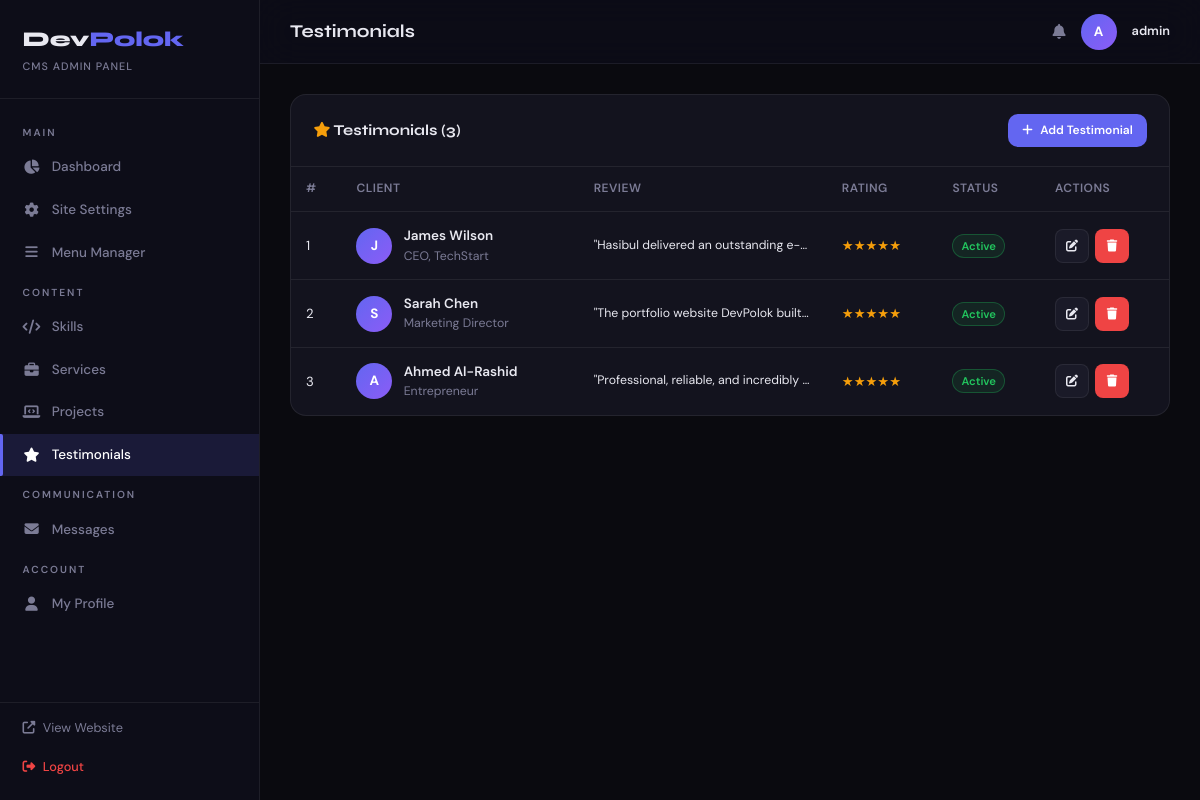
The app's page /devpolok/admin/testimonials.php (signed in) with its own data.
### tables this page shows
CREATE TABLE IF NOT EXISTS testimonials (
    id INT AUTO_INCREMENT PRIMARY KEY,
    client_name VARCHAR(150) NOT NULL,
    client_role VARCHAR(150),
    client_country VARCHAR(100),
    client_image VARCHAR(255),
    review TEXT NOT NULL,
    rating INT DEFAULT 5,
    is_active TINYINT(1) DEFAULT 1,
    sort_order INT DEFAULT 0,
    created_at TIMESTAMP DEFAULT CURRENT_TIMESTAMP
);

### devpolok/config.php (called while the page is built, shortened)
<?php
function sanitize($input) {
    return htmlspecialchars(trim($input), ENT_QUOTES, 'UTF-8');
}

### devpolok/admin/testimonials.php (the view, shortened to what this page needs)
<?php
require_once 'includes/header.php';
$pdo = getDB();
$testimonials = $pdo->query("SELECT * FROM testimonials ORDER BY sort_order ASC")->fetchAll();
$action = $_GET['action'] ?? 'list';
$editData = null;
?>
<?php if ($action === 'add' || $action === 'edit'): ?>
<div class="card">
    <div class="card-header">
        <span class="card-title"><?= $action==='edit'?'Edit Testimonial':'Add Testimonial' ?></span>
        <a href="testimonials.php" class="btn btn-sm btn-secondary"><i class="fas fa-arrow-left"></i> Back</a>
    </div>
    <div class="card-body">
        <form method="POST" enctype="multipart/form-data">
            <input type="hidden" name="action" value="save">
            <input type="hidden" name="id" value="<?= $editData['id'] ?? 0 ?>">
            <input type="hidden" name="current_image" value="<?= sanitize($editData['client_image'] ?? '') ?>">
            <div class="form-row">
                <div class="form-group">
                    <label class="form-label">Client Name *</label>
                    <input type="text" name="client_name" class="form-input" value="<?= sanitize($editData['client_name'] ?? '') ?>" required>
                </div>
                <div class="form-group">
                    <label class="form-label">Role / Title</label>
                    <input type="text" name="client_role" class="form-input" value="<?= sanitize($editData['client_role'] ?? '') ?>" placeholder="CEO, Marketing Director...">
                </div>
            </div>
            <div class="form-row">
                <div class="form-group">
                    <label class="form-label">Country</label>
                    <input type="text" name="client_country" class="form-input" value="<?= sanitize($editData['client_country'] ?? '') ?>">
                </div>
                <div class="form-group">
                    <label class="form-label">Rating (1-5)</label>
                    <select name="rating" class="form-select">
                        <?php for ($r=5;$r>=1;$r--): ?>
                        <option value="<?= $r ?>" <?= ($editData['rating']??5)==$r?'selected':'' ?>><?= $r ?> Star<?= $r>1?'s':'' ?> <?= str_repeat('⭐',$r) ?></option>
                        <?php endfor; ?>
                    </select>
                </div>
            </div>
            <div class="form-group">
                <label class="form-label">Review *</label>
                <textarea name="review" class="form-textarea" rows="5" required><?= sanitize($editData['review'] ?? '') ?></textarea>
            </div>
            <div class="form-group">
                <label class="form-label">Client Photo</label>
                <?php if (!empty($editData['client_image'])): ?>
                <div><img src="<?= UPLOAD_URL.sanitize($editData['client_image']) ?>" style="width:60px;height:60px;border-radius:50%;object-fit:cover;margin-bottom:0.5rem"></div>
                <?php endif; ?>
                <input type="file" name="client_image" class="form-input img-file-input" data-preview="preview-testi" accept="image/*">
                <img id="preview-testi" class="img-preview" style="width:60px;height:60px;border-radius:50%;margin-top:0.5rem">
            </div>
            <div class="form-row">
                <div class="form-group">
                    <label class="form-label">Sort Order</label>
                    <input type="number" name="sort_order" class="form-input" value="<?= $editData['sort_order'] ?? 0 ?>">
                </div>
            </div>
            <label class="toggle-switch" style="margin-bottom:1.5rem">
                <input type="checkbox" name="is_active" <?= ($editData['is_active']??1)?'checked':'' ?>>
                <span class="toggle-slider"></span>
                <span class="toggle-label">Active</span>
            </label>
            <div style="display:flex;gap:0.75rem;margin-top:1rem">
                <button type="submit" class="btn btn-primary"><i class="fas fa-save"></i> Save</button>
                <a href="testimonials.php" class="btn btn-secondary">Cancel</a>
            </div>
        </form>
    </div>
</div>
<?php else: ?>
<div class="card">
    <div class="card-header">
        <span class="card-title"><i class="fas fa-star" style="color:var(--accent)"></i> Testimonials (<?= count($testimonials) ?>)</span>
        <a href="testimonials.php?action=add" class="btn btn-sm btn-primary"><i class="fas fa-plus"></i> Add Testimonial</a>
    </div>
    <div class="table-wrap">
        <table>
            <thead><tr><th>#</th><th>Client</th><th>Review</th><th>Rating</th><th>Status</th><th>Actions</th></tr></thead>
            <tbody>
                <?php foreach ($testimonials as $i => $t): ?>
                <tr>
                    <td><?= $i+1 ?></td>
                    <td>
                        <div style="display:flex;align-items:center;gap:0.75rem">
                            <?php if ($t['client_image']): ?>
                            <img src="<?= UPLOAD_URL.sanitize($t['client_image']) ?>" style="width:36px;height:36px;border-radius:50%;object-fit:cover">
                            <?php else: ?>
                            <div style="width:36px;height:36px;border-radius:50%;background:linear-gradient(135deg,var(--primary),#8b5cf6);display:flex;align-items:center;justify-content:center;color:white;font-weight:700;font-size:0.9rem"><?= strtoupper(substr($t['client_name'],0,1)) ?></div>
                            <?php endif; ?>
                            <div>
                                <div style="font-weight:600;font-size:0.9rem"><?= sanitize($t['client_name']) ?></div>
                                <div class="text-muted text-sm"><?= sanitize($t['client_role']) ?></div>
                            </div>
                        </div>
                    </td>
                    <td class="truncate text-sm">"<?= sanitize(substr($t['review'],0,80)) ?>..."</td>
                    <td style="color:var(--accent)"><?= str_repeat('★', $t['rating']) ?></td>
                    <td><?= $t['is_active']?'<span class="badge-active">Active</span>':'<span class="badge-inactive">Hidden</span>' ?></td>
                    <td>
                        <div class="td-actions">
                            <a href="testimonials.php?action=edit&id=<?= $t['id'] ?>" class="btn btn-sm btn-secondary btn-icon"><i class="fas fa-edit"></i></a>
                            <form method="POST" style="display:inline">
                                <button class="btn btn-sm btn-danger btn-icon confirm-delete"><i class="fas fa-trash"></i></button>
                            </form>
                        </div>
                    </td>
                </tr>
                <?php endforeach; ?>
            </tbody>
        </table>
    </div>
</div>
<?php endif; ?>
<?php require_once 'includes/footer.php'; ?>

### devpolok/admin/assets/admin.css (style rules this page uses)
:root { --primary: #6366f1; --primary-dark: #4f46e5; --accent: #f59e0b; --success: #22c55e; --danger: #ef4444; --warning: #f59e0b; --info: #06b6d4; --font-display: 'Syne', sans-serif; --font-body: 'DM Sans', sans-serif; --radius: 10px; --radius-lg: 16px; --transition: all 0.25s ease; --sidebar-width: 260px; }
[data-theme="dark"] { --bg: #0a0a0f; --bg-secondary: #0f0f18; --bg-card: #13131e; --bg-card-hover: #1a1a28; --border: rgba(255,255,255,0.07); --text: #e8e8f0; --text-muted: #7b7b95; --text-secondary: #b0b0c8; --sidebar-bg: #0d0d18; --topbar-bg: rgba(13, 13, 24, 0.9); --shadow: rgba(0,0,0,0.5); --input-bg: #0f0f18; }
* { box-sizing: border-box; margin: 0; padding: 0; }
html { font-size: 15px; }
body { font-family: var(--font-body); background: var(--bg); color: var(--text); line-height: 1.6; }
a { text-decoration: none; color: inherit; }
button { cursor: pointer; border: none; background: none; font-family: inherit; }
.card { background: var(--bg-card); border: 1px solid var(--border); border-radius: var(--radius-lg); overflow: hidden; }
.card-header { padding: 1.25rem 1.5rem; border-bottom: 1px solid var(--border); display: flex; align-items: center; justify-content: space-between; }
.card-title { font-family: var(--font-display); font-size: 1rem; font-weight: 700; }
.btn { display: inline-flex; align-items: center; gap: 0.5rem; padding: 0.65rem 1.25rem; border-radius: var(--radius); font-size: 0.88rem; font-weight: 600; transition: var(--transition); cursor: pointer; border: 1px solid transparent; font-family: var(--font-body); }
.btn-primary { background: var(--primary); color: white; }
.btn-danger { background: var(--danger); color: white; }
.btn-secondary { background: var(--bg-card-hover); color: var(--text); border-color: var(--border); }
.btn-sm { padding: 0.4rem 0.85rem; font-size: 0.8rem; }
.btn-icon { width: 34px; height: 34px; padding: 0; justify-content: center; border-radius: 8px; }
.table-wrap { overflow-x: auto; }
table { width: 100%; border-collapse: collapse; }
thead { border-bottom: 1px solid var(--border); }
thead th { padding: 0.85rem 1rem; text-align: left; font-size: 0.8rem; font-weight: 600; color: var(--text-muted); text-transform: uppercase; letter-spacing: 0.5px; white-space: nowrap; }
tbody tr { border-bottom: 1px solid var(--border); transition: background 0.15s; }
tbody td { padding: 0.85rem 1rem; font-size: 0.88rem; vertical-align: middle; }
tbody tr:last-child { border-bottom: none; }
.td-actions { display: flex; gap: 0.4rem; }
.badge-active { display: inline-block; background: rgba(34,197,94,0.1); color: var(--success); border: 1px solid rgba(34,197,94,0.3); padding: 2px 8px; border-radius: 20px; font-size: 0.75rem; font-weight: 600; }
.text-muted { color: var(--text-muted); }
.text-sm { font-size: 0.82rem; }
.truncate { white-space: nowrap; overflow: hidden; text-overflow: ellipsis; max-width: 200px; }

### records on screen
testimonials: client_name "J", client_name "James Wilson", client_role "CEO, TechStart", review "Hasibul delivered an outstanding e-…", rating "★★★★★", is_active "Active"
testimonials: client_name "S", client_name "Sarah Chen", client_role "Marketing Director", review "The portfolio website DevPolok built…", rating "★★★★★", is_active "Active"
testimonials: client_name "A", client_name "Ahmed Al-Rashid", client_role "Entrepreneur", review "Professional, reliable, and incredibly…", rating "★★★★★", is_active "Active"

### other values on screen
$label "Dashboard Site Settings Menu Manager Skills Services Projects Testimonials Messages My Profile"
$pageTitle "Testimonials"
substr($_SESSION['admin_username'] ?? 'A', 0, 1) "A"
$_SESSION['admin_username'] "admin"
count($testimonials) "3"
